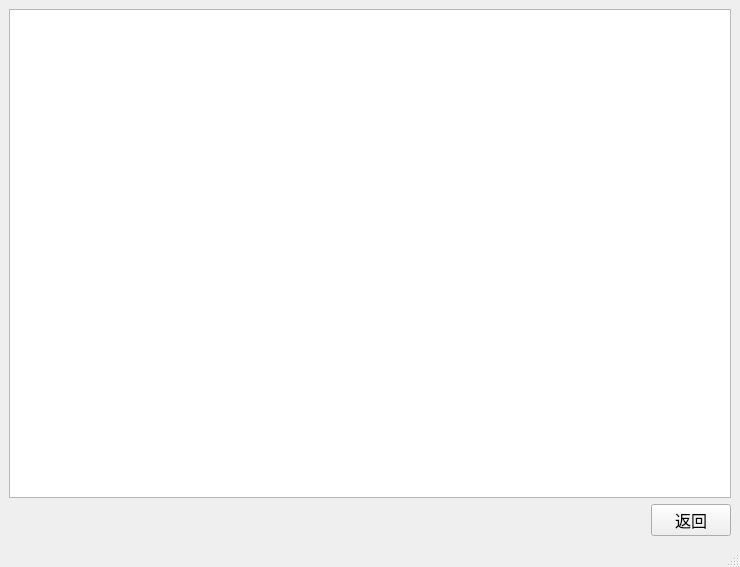
<?xml version="1.0" encoding="UTF-8"?>
<ui version="4.0">
 <class>Query_thi</class>
 <widget class="QMainWindow" name="Query_thi">
  <property name="geometry">
   <rect>
    <x>0</x>
    <y>0</y>
    <width>740</width>
    <height>567</height>
   </rect>
  </property>
  <property name="windowTitle">
   <string>MainWindow</string>
  </property>
  <widget class="QWidget" name="centralwidget">
   <layout class="QGridLayout" name="gridLayout">
    <item row="0" column="0" colspan="2">
     <widget class="QTableWidget" name="tableWidget"/>
    </item>
    <item row="1" column="0">
     <spacer name="horizontalSpacer">
      <property name="orientation">
       <enum>Qt::Horizontal</enum>
      </property>
      <property name="sizeHint" stdset="0">
       <size>
        <width>620</width>
        <height>20</height>
       </size>
      </property>
     </spacer>
    </item>
    <item row="1" column="1">
     <widget class="QPushButton" name="pbt1">
      <property name="font">
       <font>
        <family>Arial Rounded MT Bold</family>
        <pointsize>12</pointsize>
       </font>
      </property>
      <property name="text">
       <string>返回</string>
      </property>
     </widget>
    </item>
   </layout>
  </widget>
  <widget class="QMenuBar" name="menubar">
   <property name="geometry">
    <rect>
     <x>0</x>
     <y>0</y>
     <width>740</width>
     <height>26</height>
    </rect>
   </property>
  </widget>
  <widget class="QStatusBar" name="statusbar"/>
 </widget>
 <resources/>
 <connections/>
</ui>
